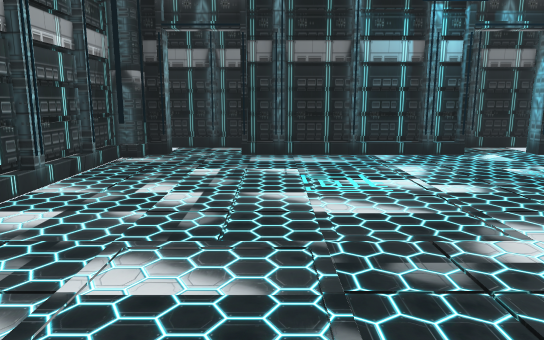
view 1 (above)

13 first-person views from a walk through a scene from a Unity 3-D project. The camera is 1.3 m above the floor, tilts 10° down and sees 70° across. The floor is counted in squares, 1 m on a side. Each view is taken from the middle of a square. On the plan, view 1 faces up. The plan holds only what a view shows up to about 16 squares ahead; the rest is blank.

view 2
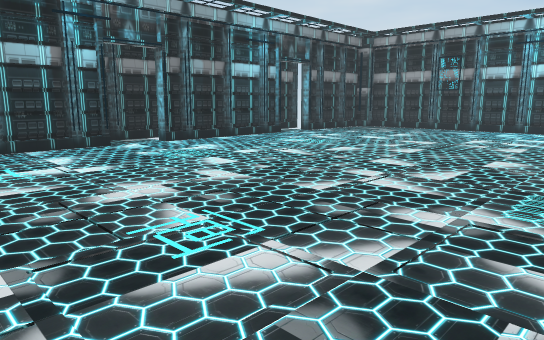

view 3
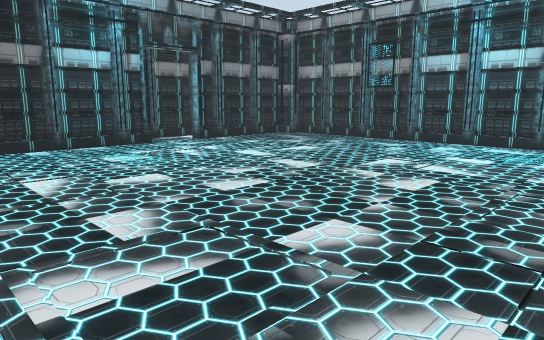

view 4
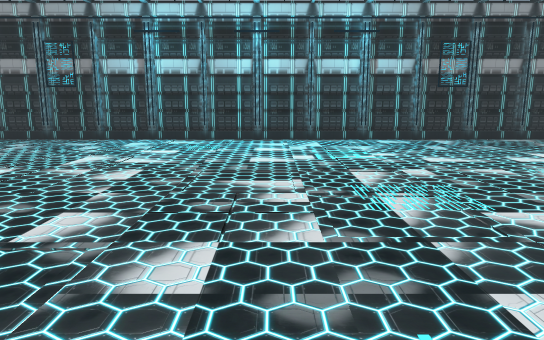

view 5
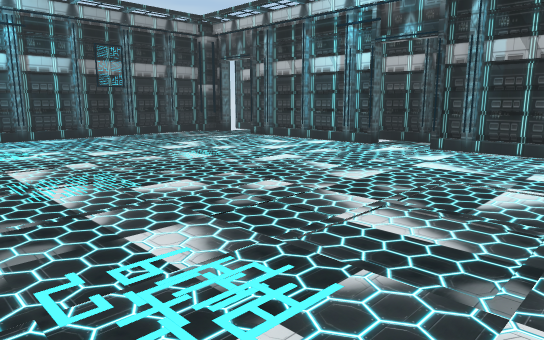

view 6
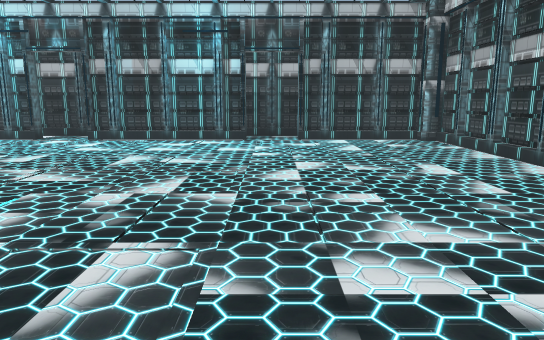

view 7
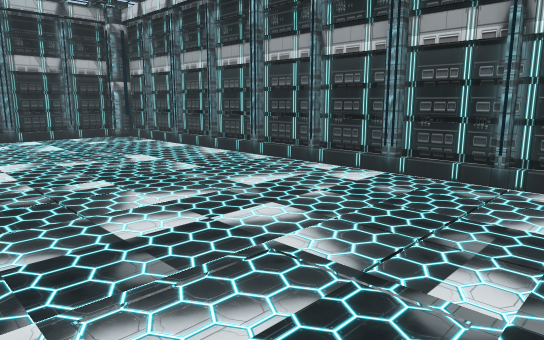

view 8
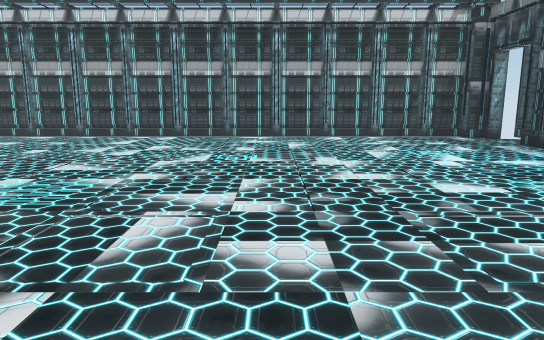

view 9
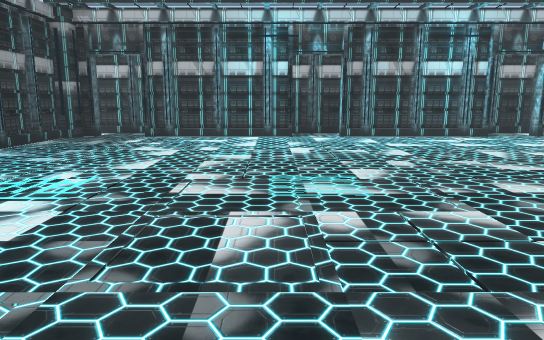

view 10
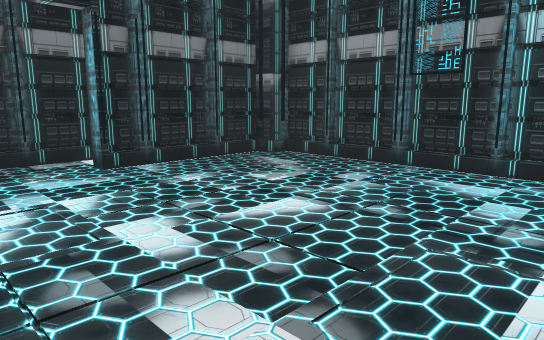

view 11
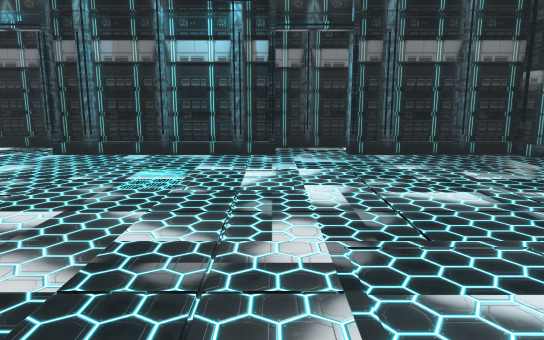

view 12
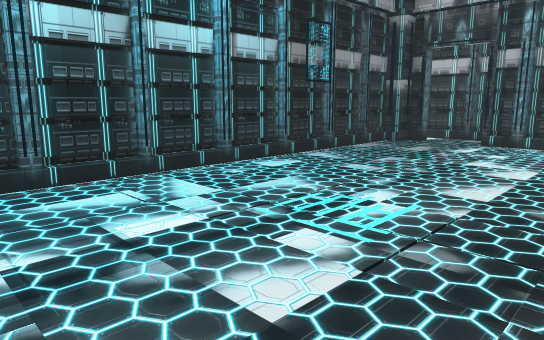

view 13
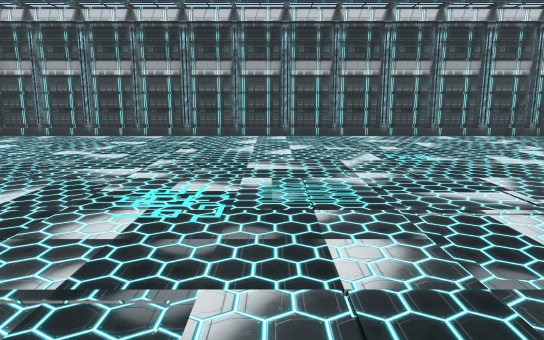

### Floor plan
Points are (right, up) in squares from view 1. A wall is a line through its corners. A room is listed if a view was taken in it or the views show most of it. See-through windows are left out.
Room 1 (views 1, 2, 3, 4, 5, 6, 7, 8, 9, 10, 11, 12, 13)
walls: (7.4, 9.7) (6.6, 9.7); (4.9, 9.5) (-0.8, 9.5); (-3.7, -1.6) (-3.7, -5.1); (4.6, 9.7) (4, 9.7); (-3.7, 2.1) (-3.7, -1.4); (3.8, 9.7) (0.2, 9.7); (11.1, 9.7) (7.6, 9.7); (-3.7, -5.2) (-3.7, -8.8); (12.1, 9.5) (6.6, 9.5) (6.6, 10); (18.7, -1.4) (18.7, 2.1); (7.6, -12.7) (8.4, -12.7); (12, 9.7) (11.2, 9.7); (7.4, 11) (4.2, 11); (3.9, -12.7) (7.4, -12.7); (10.2, -12.7) (11.1, -12.7); (18.7, 2.2) (18.7, 5.8); (7.4, 11.2) (5.8, 11.2); (2.9, -12.5) (8.4, -12.5) (8.4, -13); (3, -12.7) (3.8, -12.7); (18.7, -5.1) (18.7, -1.6); (11.2, -12.7) (14.8, -12.7); (10.2, -13.1) (10.2, -12.5) (15.8, -12.5); (-3.7, 5.8) (-3.7, 2.2); (0.1, 9.7) (-0.6, 9.7); (8.2, -14) (10.9, -14); (18.7, -7) (18.7, -5.2); (14.8, 9.7) (13.9, 9.7); (8.1, -14.2) (11, -14.2); (-3.7, -9) (-3.7, -10.6); (0.2, -12.7) (1.1, -12.7); (18.7, 6) (18.7, 7.6); (-3.7, 7.6) (-3.7, 6); (18.7, -8.8) (18.7, -7.1); (15, -12.7) (15.6, -12.7); (14.6, 11) (12.1, 11); (-0.8, 11) (-2.9, 11); (-2.6, 9.7) (-3.1, 9.7); (16.6, 9.7) (15, 9.7); (-0.8, 11.2) (-1.6, 11.2); (14.8, 11.2) (12.1, 11.2); (-3.7, -10.8) (-3.7, -12.1); (-1.6, -12.7) (0, -12.7); (-3.5, 9.1) (-3.5, -12.1); (0.4, -14) (3, -14); (18.7, 7.8) (18.7, 9.1); (-2.6, 10.1) (-2.6, 9.5) (-3.1, 9.5); (-3.7, 9.1) (-3.7, 7.8); (0.2, -14.2) (3, -14.2); (-1.8, 11.2) (-3, 11.2); (18.7, -10.6) (18.7, -9); (18.1, 9.5) (13.9, 9.5) (13.9, 10); (-3.1, -12.5) (1.1, -12.5) (1.1, -13); (18.1, 9.7) (16.8, 9.7); (-3.1, -12.7) (-1.8, -12.7); (16.1, -14) (18.1, -14); (18.5, -12.1) (18.5, 9.1); (17.6, -13.1) (17.6, -12.5) (18.1, -12.5); (18.7, -12.1) (18.7, -10.8); (16.8, -14.2) (18.1, -14.2)
objects: other object (-3, -12); other object (-3, 9); other object (18, -12); other object (18, 9)

Positions as (right, up) in squares from view 1, and headings:
1: (0, 0), facing up
2: (0, -2), facing up-right
3: (6, -2), facing up-right
4: (5, -2), facing right
5: (4, -2), facing down-right
6: (2, 1), facing down
7: (3, 2), facing down-left
8: (11, 2), facing left
9: (11, 2), facing down
10: (11, 2), facing up-right
11: (12, 0), facing up
12: (12, 0), facing down-right
13: (11, -2), facing left
